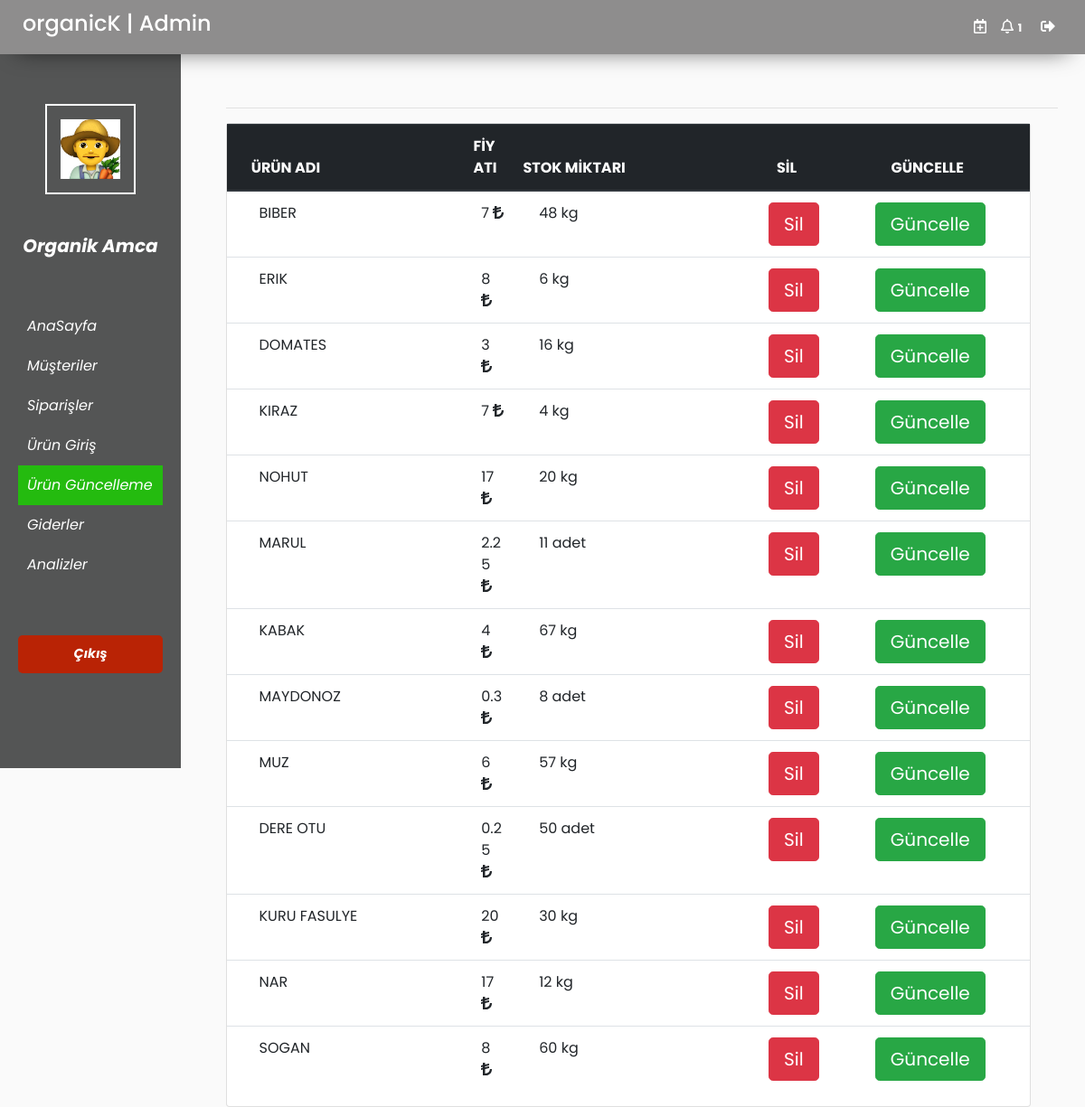
The page /urun_guncel.php on the database its author committed.
### tables this page shows
CREATE TABLE IF NOT EXISTS `urun_kayit` (
  `urun_id` int(11) NOT NULL AUTO_INCREMENT,
  `urun_ad` varchar(255) DEFAULT NULL,
  `kategori_id` int(11) DEFAULT NULL,
  `fiyat` float DEFAULT NULL,
  `birim` varchar(255) DEFAULT NULL,
  `stok_miktari` int(11) DEFAULT NULL,
  PRIMARY KEY (`urun_id`),
  KEY `kategori_id` (`kategori_id`)
);

### urun_guncel.php (the view, shortened to what this page needs)
<?php
include 'menubar/head.php';
?>
<body>
    <div class="wrapper">
        <div id="main">
            <div id="main">
           <?php
                include 'menubar/nav.php';
           ?>
        <nav id="sidebar">
            <ul class="list-unstyled components">
                <li>
                        <div class="row">
                            <img src="resimler/images.jpg" class=" mx-auto" style="border: 2px solid;width: 100px; margin-top: 45px; height: 100px;padding: 15px; margin-bottom: 30px;"/>
                        </div>
                </li>
                    <div class="row">
                        <p class="mx-auto">Organik Amca</p>
                    </div>
                    <br />
                <li >
                    <a href="admin.php">AnaSayfa</a>
                </li>
                <li>
                    <a href="kayit_musteri.php">Müşteriler</a>
                </li>
                 <li  >
                    <a href="siparisler.php">Siparişler</a>
                </li>
                <li >
                    <a href="urun-girisi.php">Ürün Giriş</a>
                </li>
                <li class="active">
                    <a href="#">Ürün Güncelleme</a>
                </li>
                <li >
                    <a href="giderler.php">Giderler</a>
                </li>
                <li>
                    <a href="analizler.php">Analizler</a>
                </li>
            </ul>
            <ul class="list-unstyled CTAs">
                <li>
                    <a href="index.php" class="download">Çıkış</a>
                </li>
            </ul>
        </nav>
         <div id="content">
            <br/>
            <BR>
                <hr >
            <div class="row">
                <div class="col col-sm-12 col-md-6 " >
                    <div class="card text-left" style="width: 200%;">
                        <?php
                            require 'php/baglan.php';
                            $sorgu=mysqli_query($baglan,"SELECT * from urun_kayit ");
                            echo "<table class='table' >";
                            echo "<thead class='thead-dark'>";
                            echo "<tr >";
                            echo "<th scope='col' style='padding-left:3%;'>ÜRÜN ADI</th>";
                            echo "<th scope='col' style='padding-left:7%;'>FİYATI</th>";
                            echo "<th scope='col' style='padding-left:1%;'>STOK MİKTARI</th>";
                            echo "<th scope='col' style='padding-left:8%;'>SİL</th>";
                            echo "<th scope='col'style='padding-left:9%;'>GÜNCELLE</th>";
                            echo "</tr>";
                            echo "</thead>";
                            echo "<tbody>";
                            echo "<tr>";
                            while ($row = mysqli_fetch_array($sorgu)){
                                echo "<td style='text-transform: uppercase;padding-left:4%;'>".$row[1]."</td>";
                                echo "<td style='padding-left:8%;' >".$row[3]." <i class='fas fa-lira-sign'></i></td>";
                                echo "<td style='padding-left:3%;'>".$row[5] ." ".  $row[4]."</td>";
                                echo '<td style="padding-left:7%;"><a href = "php/urun_sil.php?id='.$row["urun_id"].'"onclick="return uyari();"><button type="button" class="btn btn-danger btn-lg">Sil</button></a></td>';
                                echo '<td style="padding-left:7%;"><a href="php/urun_guncelle.php?id='.$row["urun_id"].'" onclick="return uyari2();"><button type="button" class="btn btn-success btn-lg">Güncelle</button></a></td>';
                                echo "</tr>";
                                     }
                            echo "</table>";
                                                ?>
                    </div>
                </div>
        </div>
</div>
</body>
</html>

### css/admin-panel.css (style rules this page uses)
body { font-family: 'Poppins', sans-serif; background: #fafafa; }
p { font-family: 'Poppins', sans-serif; font-size: 1.1em; font-weight: 300; line-height: 1.7em; color: #999; }
a, a:hover, a:focus { color: inherit; text-decoration: none; transition: all 0.3s; }
.wrapper { display: flex; width: 100%; }
#sidebar { width: 200px; position: fixed; margin-top: 50px; left: 0; height: 100vh; padding-bottom: 0px; overflow-y: scroll; z-index: 999; background: #4e4f4ff5; color: #fff; transition: all 0.3s; }
#sidebar ul.components { padding: 20px ; }
#sidebar ul p { color: #fff; padding: 10px; font-weight: bold; font-style: italic; font-size: 20px; }
#sidebar ul li a { padding: 10px; font-size: 1em; display: block; font-size: 16px; font-style: italic; }
#sidebar ul li.active>a, a[aria-expanded="true"] { color: #fff; background: #24BB0F; }
ul.CTAs { padding: 20px; }
ul.CTAs a { text-align: center; font-size: 0.9em !important; display: block; border-radius: 5px; margin-bottom: 5px; }
a.download { background:#b92305; font-weight: bold; font-style: italic; color: white; }
#main { width: calc(100%); min-height: 100vh; transition: all 0.3s; position: relative; top: 0; right: 0; }
#content { width: calc(100% - 250px); padding-top: 25px; padding-right: 30px; min-height: 100vh; transition: all 0.3s; position: absolute; margin-top: 30px; right: 0; }

### rows shown on the page
urun_kayit: urun_ad "BIBER", fiyat "7", stok_miktari "48", birim "kg"
urun_kayit: urun_ad "ERIK", fiyat "8", stok_miktari "6", birim "kg"
urun_kayit: urun_ad "DOMATES", fiyat "3", stok_miktari "16", birim "kg"
urun_kayit: urun_ad "KIRAZ", fiyat "7", stok_miktari "4", birim "kg"
urun_kayit: urun_ad "NOHUT", fiyat "17", stok_miktari "20", birim "kg"
urun_kayit: urun_ad "MARUL", fiyat "2.25", stok_miktari "11", birim "adet"
urun_kayit: urun_ad "KABAK", fiyat "4", stok_miktari "67", birim "kg"
urun_kayit: urun_ad "MAYDONOZ", fiyat "0.3", stok_miktari "8", birim "adet"
urun_kayit: urun_ad "MUZ", fiyat "6", stok_miktari "57", birim "kg"
urun_kayit: urun_ad "DERE OTU", fiyat "0.25", stok_miktari "50", birim "adet"
urun_kayit: urun_ad "KURU FASULYE", fiyat "20", stok_miktari "30", birim "kg"
urun_kayit: urun_ad "NAR", fiyat "17", stok_miktari "12", birim "kg"
urun_kayit: urun_ad "SOGAN", fiyat "8", stok_miktari "60", birim "kg"
